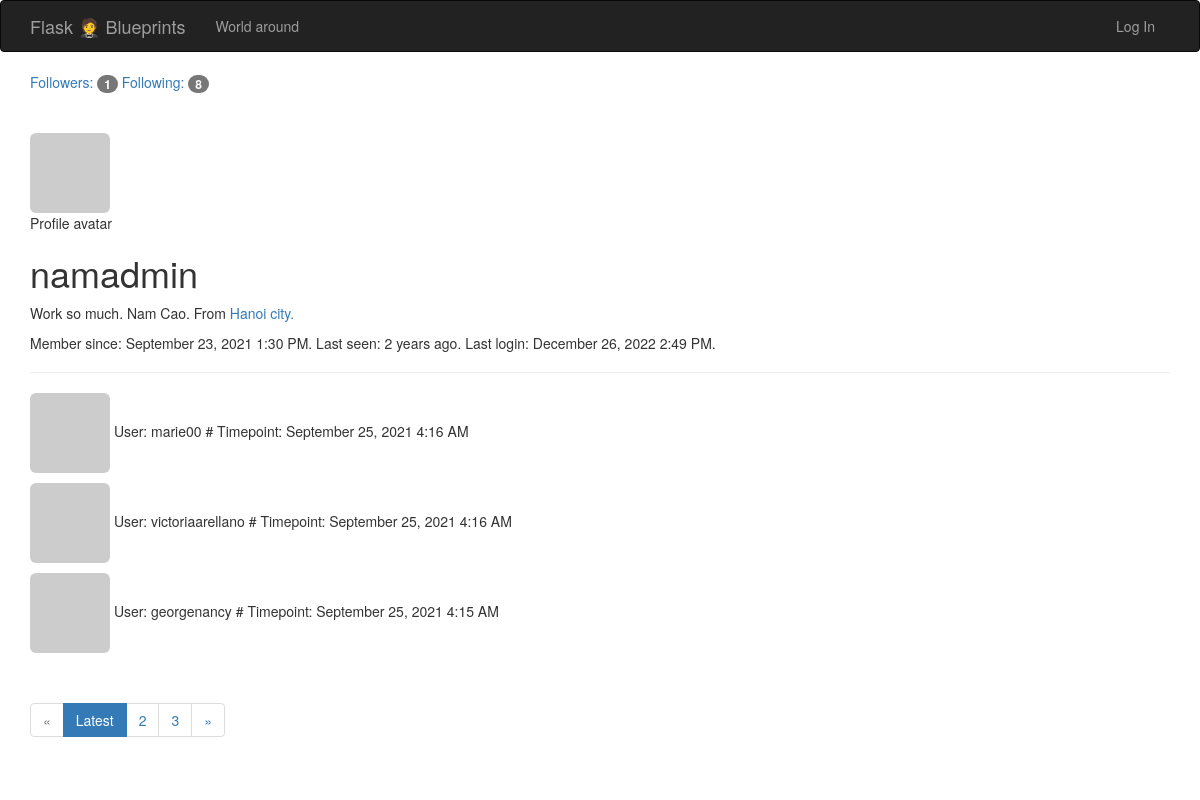
The page /followedby/namadmin on the database its author committed.
### flask_blueprint/app/models.py (models this page shows, shortened)
class User(UserMixin, db.Model):
    __tablename__ = 'users'
    id = db.Column(db.Integer, primary_key=True)
    username = db.Column(db.String(64), unique=True, index=True)
    email = db.Column(db.String(64), unique=True, index=True)
    role_id = db.Column(db.Integer, db.ForeignKey('roles.id')) # table 'roles' / column 'id'
    from flask_login import UserMixin, AnonymousUserMixin
    password_hash = db.Column(db.String(128))
    @property
    def password(self):
        raise AttributeError('Password is not a readable attribute.')
    confirmed = db.Column(db.Boolean, default=False)
    name = db.Column(db.String(64))
    location = db.Column(db.String(64))
    about_me = db.Column(db.Text()) # string that does not need a maximum length
    member_since = db.Column(db.DateTime())
    last_login = db.Column(db.DateTime())
    last_seen = db.Column(db.DateTime(), default=datetime.utcnow)
    avatar_hash = db.Column(db.String(32))
    def gravatar_hash(self):
        return hashlib.md5(self.email.lower().encode('utf-8')).hexdigest()
    def gravatar(self, size=100, default='identicon', rating='g'):
        if request.is_secure:
            url = 'https://secure.gravatar.com/avatar'
        else:
            url = 'http://www.gravatar.com/avatar'
        hash = self.avatar_hash or self.gravatar_hash()
        return '{url}/{hash}?s={size}&d={default}&r={rating}'.format(
            url=url, hash=hash, size=size, default=default, rating=rating)
    posts = db.relationship('Post', backref='author', lazy='dynamic')   ####§§ Line 195 <=> Line 267
    followed = db.relationship('Follow',                            # stars relating to this fan
                               foreign_keys=[Follow.follower_id],   # fan
                               backref=db.backref('follower', lazy='joined'),   # .follower
                               lazy='dynamic',
                               cascade='all, delete-orphan')
    followers = db.relationship('Follow',                            # fans relating to this star
                                foreign_keys=[Follow.followed_id],   # star
                                backref=db.backref('followed', lazy='joined'),   # .followed
                                lazy='dynamic',
                                cascade='all, delete-orphan')
    comments = db.relationship('Comment', backref='author', lazy='dynamic')

### flask_blueprint/app/model_Follow.py (models this page shows)
class Follow(db.Model):
    __tablename__ = 'follows'
    follower_id = db.Column(db.Integer, db.ForeignKey('users.id'),   # id of fan
                            primary_key=True)
    followed_id = db.Column(db.Integer, db.ForeignKey('users.id'),   # id of star
                            primary_key=True)
    timestamp = db.Column(db.DateTime, default=datetime.utcnow)

### flask_blueprint/app/main/views.py (the view)
@main.route('/followedby/<username>')
def followed_by(username):
    user = User.query.filter_by(username=username).first()
    if user is None:
        flash('Invalid user.')
        return redirect(url_for('.index'))
    page = request.args.get('page', 1, type=int)
    pagination = user.followed.order_by(Follow.timestamp.desc()).paginate(
        page, per_page=4, error_out=False)
    follows = [{'user': item.followed, 'timestamp': item.timestamp}
               for item in pagination.items]
    return render_template('followed_by.html', user=user, title="Followed by",
                           endpoint='.followed_by', pagination=pagination,
                           follows=follows)

### flask_blueprint/app/auth/views.py (called while the page is built)
@auth.before_app_request
def before_request():
    if current_user.is_authenticated \
            and not current_user.confirmed \
            and request.blueprint != 'auth' \
            and request.endpoint != 'static':
        return redirect(url_for('auth.unconfirmed'))   ### line 94: return render_template('auth/resendconfirmation.html', form=form)

@auth.before_app_request
def before_request():
    if current_user.is_authenticated:
        current_user.ping()
        if not current_user.confirmed \
                and request.endpoint \
                and request.blueprint != 'auth' \
                and request.endpoint != 'static':
            return redirect(url_for('auth.unconfirmed'))

### flask_blueprint/app/main/__init__.py (called while the page is built)
@main.app_context_processor
def inject_permissions():
    return dict(Permission=Permission)

@main.app_context_processor
def inject_abc():
    abc = "ABC is shown here!"
    return dict(abc=abc)

@main.app_context_processor
def inject_commentid():
    try:
        with open('commentid', 'r') as f:
            commentid = f.read()
    except FileNotFoundError:
        commentid = ''
    return dict(commentid=commentid)

### flask_blueprint/app/main/views.py (called while the page is built, shortened)
@main.after_app_request
def after_request(response):
    return response

### flask_blueprint/app/models.py (called while the page is built)
    def can(self, permissions):
        return False

    def is_administrator(self):
        return False

### flask_blueprint/app/templates/followed_by.html (shortened to what this page needs)
{% extends "base.html" %}
    {% block page_content %}
    <a href="{{ url_for('.followers', username=user.username) }}">
        Followers: <span class="badge">{{ user.followers.count()-1 }}</span>
    </a>
    <a href="{{ url_for('.followed_by', username=user.username) }}">
        Following: <span class="badge">{{ user.followed.count()-1 }}</span>
    </a>
    <div class="page-header">
      <img class="img-rounded profile-thumbnail" src="{{ user.gravatar(size=192) }}">
    <div class="profile-header">
            Profile avatar
    </div>
        <h1>{{ user.username }}</h1>
        {% if user.name or user.location %}
        <p>
            {% if user.about_me %}{{ user.about_me }}.{% endif %}
            {% if user.name %}{{ user.name }}.{% endif %}
            {% if user.location %}
                From <a href="http://maps.google.com/?q={{ user.location }}">
                    {{ user.location }}.
                </a>
            {% endif %}
        </p>
        {% endif %}
        <p>
            Member since: {{ moment(user.member_since).format('LLL') }}.
            Last seen: {{ moment(user.last_seen).fromNow(refresh=True) }}.
            Last login: {{ moment(user.last_login).format('LLL') }}.
        </p>
    </div>
{% for follow in follows %}
{% if follow.get('user').username != user.username %}
<p>
<a href="{{ url_for('.user', username=follow.get('user').username) }}">
    <img class="img-rounded profile-thumbnail"
        src="{{ follow.get('user').gravatar(size=40) }}">
</a>
User: {{ follow.get('user').username }} #
Timepoint: {{ moment(follow.get('timestamp')).format('LLL') }}
</p>
{% endif %}
{% endfor %}
{% import "_macros.html" as macros %}
<div class="pagination">
  {{ macros.pagination_widget(pagination, '.followed_by', username=user.username) }}
</div>
    {% endblock %}

### rows shown on the page
User: username "namadmin", about_me "Work so much", name "Nam Cao", location "Hanoi city", member_since "September 23, 2021 1:30 PM", last_seen "2 years ago", last_login "December 26, 2022 2:49 PM"
User: get "marie00"
Follow: timestamp "September 25, 2021 4:16 AM"
User: get "victoriaarellano"
Follow: timestamp "September 25, 2021 4:16 AM"
User: get "georgenancy"
Follow: timestamp "September 25, 2021 4:15 AM"

### other values the page prints
{{ user.followers.count()-1 }} "1"
{{ user.followed.count()-1 }} "8"
{{ p }} "2" "3"
